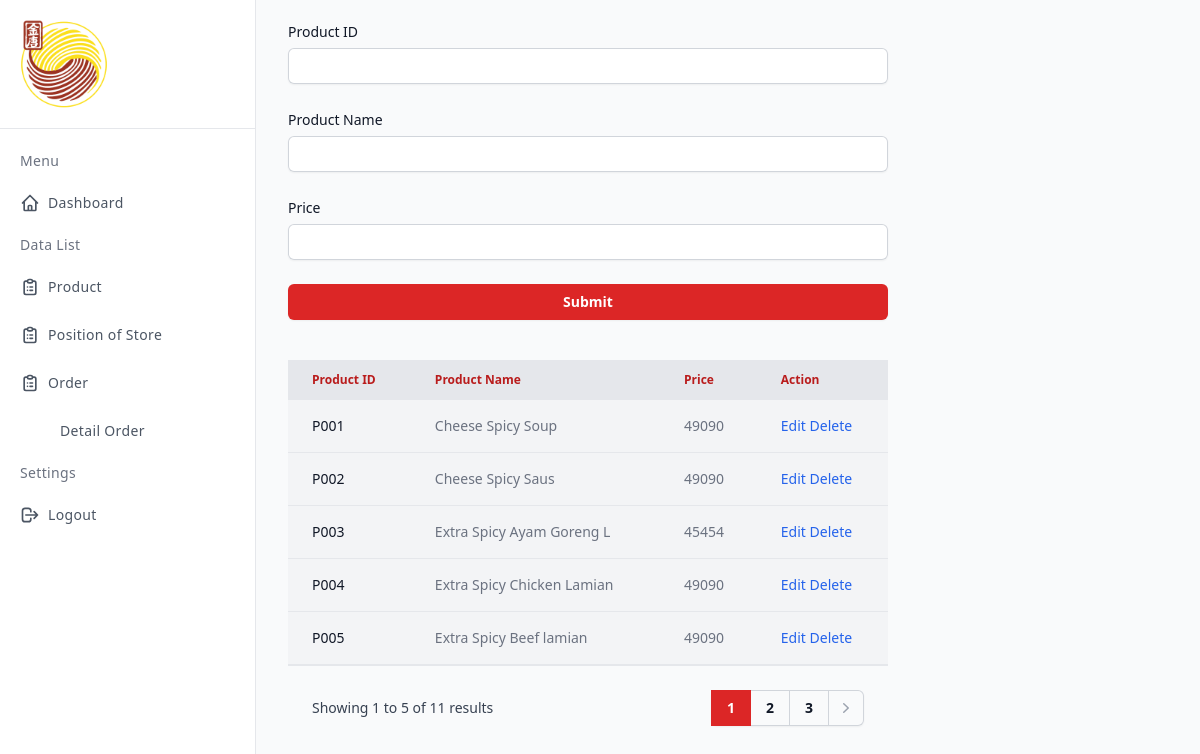
Page /produk/produk.php on the committed database.
### tables this page shows
CREATE TABLE `produk` (
  `idproduk` varchar(12) NOT NULL,
  `namaproduk` varchar(50) DEFAULT NULL,
  `hargaproduk` int(11) DEFAULT NULL
);

### produk/produk.php (the view, shortened to what this page needs)
<?php
    include '../koneksi.php';
    $dataPerPage = 5;
    $totalData = mysqli_num_rows(mysqli_query($conn, "SELECT * FROM produk"));
    $totalPage = ceil($totalData / $dataPerPage);
    $currentPage = (isset($_GET["page"]))? $_GET["page"] : 1;
    $firstData = ($currentPage - 1) * $dataPerPage;
    $lastPageItemCount = $totalData % $dataPerPage;
?>
<!DOCTYPE html>
<html lang="en">
<head>
    <script src="https://cdn.tailwindcss.com"></script>
    <link rel="stylesheet" href="../assets/style/style.css">
</head>
<body>
    <div class="min-h-screen flex flex-col flex-auto flex-shrink-0 antialiased bg-gray-50 text-gray-800">
        <div class="flex">
            <div class="fixed flex flex-col top-0 left-0 w-64 bg-white h-full border-r">
            <div class="flex p-4 h-auto border-b">
                <div class="w-24 block">
                    <img src="../assets/images/logo-golam.png" alt="">
                </div>
            </div>
            <div class="overflow-y-auto overflow-x-hidden flex-grow">
            <ul class="flex flex-col py-4 space-y-1">
                <li class="px-5">
                <div class="flex flex-row items-center h-8">
                    <div class="text-sm font-light tracking-wide text-gray-500">Menu</div>
                </div>
                </li>
                <li>
                <a href="../home.php" class="relative flex flex-row items-center h-11 focus:outline-none hover:bg-gray-50 text-gray-600 hover:text-gray-800 border-l-4 border-transparent hover:border-red-500 pr-6">
                    <span class="inline-flex justify-center items-center ml-4">
                    </span>
                    <span class="ml-2 text-sm tracking-wide truncate">Dashboard</span>
                </a>
                </li>
                <li class="px-5">
                <div class="flex flex-row items-center h-8">
                    <div class="text-sm font-light tracking-wide text-gray-500">Data List</div>
                </div>
                </li>
                <li>
                <a href="../produk/produk.php" class="relative flex flex-row items-center h-11 focus:outline-none hover:bg-gray-50 text-gray-600 hover:text-gray-800 border-l-4 border-transparent hover:border-red-500 pr-6">
                    <span class="inline-flex justify-center items-center ml-4">
                    </span>
                    <span class="ml-2 text-sm tracking-wide truncate">Product</span>
                </a>
                </li>
                <li>
                <a href="../pos/pos.php" class="relative flex flex-row items-center h-11 focus:outline-none hover:bg-gray-50 text-gray-600 hover:text-gray-800 border-l-4 border-transparent hover:border-red-500 pr-6">
                    <span class="inline-flex justify-center items-center ml-4">
                    </span>
                    <span class="ml-2 text-sm tracking-wide truncate">Position of Store</span>
                </a>
                </li>
                <li>
                <a href="../order/order.php" class="relative flex flex-row items-center h-11 focus:outline-none hover:bg-gray-50 text-gray-600 hover:text-gray-800 border-l-4 border-transparent hover:border-red-500 pr-6">
                    <span class="inline-flex justify-center items-center ml-4">
                    </span>
                    <span class="ml-2 text-sm tracking-wide truncate">Order</span>
                </a>
                </li>
                <li>
                <a href="../order/order-detail.php" class="pl-12 relative flex flex-row items-center h-11 focus:outline-none hover:bg-gray-50 text-gray-600 hover:text-gray-800 border-l-4 border-transparent hover:border-red-500 pr-6">
                    <span class="ml-2 text-sm tracking-wide truncate">Detail Order</span>
                </a>
                </li>
                <li class="px-5">
                <div class="flex flex-row items-center h-8">
                    <div class="text-sm font-light tracking-wide text-gray-500">Settings</div>
                </div>
                </li>
                <li>
                    <a href="../index.php" class="relative flex flex-row items-center h-11 focus:outline-none hover:bg-gray-50 text-gray-600 hover:text-gray-800 border-l-4 border-transparent hover:border-red-500 pr-6">
                        <span class="inline-flex justify-center items-center ml-4">
                        <svg class="w-5 h-5" fill="none" stroke="currentColor" viewBox="0 0 24 24" xmlns="http://www.w3.org/2000/svg"><path stroke-linecap="round" stroke-linejoin="round" stroke-width="2" d="M17 16l4-4m0 0l-4-4m4 4H7m6 4v1a3 3 0 01-3 3H6a3 3 0 01-3-3V7a3 3 0 013-3h4a3 3 0 013 3v1"></path></svg>
                        </span>
                        <span class="ml-2 text-sm tracking-wide truncate">Logout</span>
                    </a>
                </li>
            </ul>
            </div>
            </div>
            <div class="flex flex-grow">
                <div class="mt-5 ml-72 mx-auto w-3/6">
                    <div class="flex">
                    <form class="space-y-6 w-full" action="#" method="POST">
                        <div>
                            <label
                                for="text"
                                class="block text-sm font-medium leading-6 text-gray-900"
                                >Product ID</label
                            >
                            <div class="mt-1">
                                <input
                                    id="username"
                                    name="idproduk"
                                    type="text"
                                    required
                                    class="block w-full rounded-md border-0 py-1.5 text-gray-900 shadow-sm ring-1 ring-inset ring-gray-300 placeholder:text-gray-400 focus:ring-2 focus:ring-inset focus:ring-slate-400 sm:text-sm sm:leading-6 p-2"
                                />
                            </div>
                        </div>
                        <div>
                            <label
                                for="text"
                                class="block text-sm font-medium leading-6 text-gray-900"
                                >Product Name</label
                            >
                            <div class="mt-1">
                                <input
                                    id="username"
                                    name="namaproduk"
                                    type="text"
                                    required
                                    class="block w-full rounded-md border-0 py-1.5 text-gray-900 shadow-sm ring-1 ring-inset ring-gray-300 placeholder:text-gray-400 focus:ring-2 focus:ring-inset focus:ring-slate-400 sm:text-sm sm:leading-6 p-2"
                                />
                            </div>
                        </div>
                        <div>
                            <label
                                for="text"
                                class="block text-sm font-medium leading-6 text-gray-900"
                                >Price</label
                            >
                            <div class="mt-1">
                                <input
                                    id="username"
                                    name="hargaproduk"
                                    type="text"
                                    required
                                    class="block w-full rounded-md border-0 py-1.5 text-gray-900 shadow-sm ring-1 ring-inset ring-gray-300 placeholder:text-gray-400 focus:ring-2 focus:ring-inset focus:ring-slate-400 sm:text-sm sm:leading-6 p-2"
                                />
                            </div>
                        </div>
                        <div>
                            <button
                                type="submit"
                                name="proses"
                                class="flex w-full justify-center rounded-md bg-red-600 px-3 py-1.5 text-sm font-semibold leading-6 text-white shadow-sm hover:bg-red-500 focus-visible:outline focus-visible:outline-2 focus-visible:outline-offset-2 focus-visible:outline-slate-400"
                            >
                                Submit
                            </button>
                        </div>
                    </form>
                    </div>
                    <table class="w-full text-sm text-left text-gray-500 mt-10">
                        <thead class="text-xs text-red-700 bg-gray-200">
                            <tr>
                                <th scope="col" class="px-6 py-3">
                                    Product ID
                                </th>
                                <th scope="col" class="px-6 py-3">
                                    Product Name
                                </th>
                                <th scope="col" class="px-6 py-3">
                                    Price
                                </th>
                                <th scope="col" class="px-6 py-3">
                                    Action
                                </th>
                            </tr>
                        </thead>
                        <tbody>
                            <?php
                                include '../koneksi.php';
                                $query = mysqli_query($conn, "SELECT * FROM produk LIMIT $firstData, $dataPerPage");
                                while ($data=mysqli_fetch_array($query)){
                            ?>
                            <tr class="bg-gray-100 border-b hover:bg-gray-300 w-full">
                                <th scope="row" class="px-6 py-4 font-medium text-gray-900 whitespace-nowrap">
                                    <?php echo $data['idproduk'];?>
                                </th>
                                <td class="px-6 py-4">
                                    <?php echo $data['namaproduk'];?>
                                </td>
                                <td class="px-6 py-4">
                                    <?php echo $data['hargaproduk'];?>
                                </td>
                                <td class="px-6 py-4">
                                    <a href="produk-ubah.php?idstore=<?php echo $data['idstore'];?>" class="font-medium text-blue-600 dark:text-blue-500 hover:underline">Edit</a>
                                    <a href="produk-ubah.php?idstore=<?php echo $data['idstore'];?>" class="font-medium text-blue-600 dark:text-blue-500 hover:underline">Delete</a>
                                </td>
                            </tr>
                            <?php
                                }
                            ?>
                        </tbody>
                    </table>
                <div class="flex items-center justify-between border-t border-gray-200 px-4 pt-6 sm:px-6">
                        <div class="hidden sm:flex sm:flex-1 sm:items-center sm:justify-between">
                            <div>
                            <p class="text-sm text-gray-700">
                                Showing
                                <span class="font-medium"><?= $firstData + 1?></span>
                                to
                                <span class="font-medium">
                                <?php if ($currentPage == $totalPage): ?>
                                    <?= $firstData + $lastPageItemCount; ?>
                                <?php else : ?>
                                    <?= $firstData + $dataPerPage; ?>
                                <?php endif; ?>
                                </span>
                                of
                                <span class="font-medium"><?= $totalData ?></span>
                                results
                            </p>
                            </div>
                            <div>
                            <nav class="isolate inline-flex -space-x-px rounded-md shadow-sm" aria-label="Pagination">
                                <?php for($i = 1; $i <= $totalPage; $i++) :?>
                                <?php if($i == $currentPage) :?>
                                <a href="?page=<?= $i; ?>" aria-current="page" class="relative z-10 inline-flex items-center bg-red-600 px-4 py-2 text-sm font-semibold text-white focus:z-20 focus-visible:outline focus-visible:outline-2 focus-visible:outline-offset-2 focus-visible:outline-indigo-600"><?= $i; ?></a>
                                <?php else:?>
                                <a href="?page=<?= $i; ?>" class="relative inline-flex items-center px-4 py-2 text-sm font-semibold text-gray-900 ring-1 ring-inset ring-gray-300 hover:bg-gray-50 focus:z-20 focus:outline-offset-0"><?= $i; ?></a>
                                <?php endif;?>
                                <?php endfor; ?>
                                <?php if ($currentPage < $totalPage) : ?>
                                <a href="?page=<?= $currentPage + 1; ?>" class="relative inline-flex items-center rounded-r-md px-2 py-2 text-gray-400 ring-1 ring-inset ring-gray-300 hover:bg-gray-50 focus:z-20 focus:outline-offset-0">
                                <svg class="h-5 w-5" viewBox="0 0 20 20" fill="currentColor" aria-hidden="true">
                                    <path fill-rule="evenodd" d="M7.21 14.77a.75.75 0 01.02-1.06L11.168 10 7.23 6.29a.75.75 0 111.04-1.08l4.5 4.25a.75.75 0 010 1.08l-4.5 4.25a.75.75 0 01-1.06-.02z" clip-rule="evenodd" />
                                </svg>
                                </a>
                                <?php endif; ?>
                            </nav>
                            </div>
                        </div>
                    </div>
                </div>
            </div>
        </div>
    </div>
</body>
</html>

### rows in the picture
produk: idproduk "P001", namaproduk "Cheese Spicy Soup", hargaproduk "49090"
produk: idproduk "P002", namaproduk "Cheese Spicy Saus", hargaproduk "49090"
produk: idproduk "P003", namaproduk "Extra Spicy Ayam Goreng L", hargaproduk "45454"
produk: idproduk "P004", namaproduk "Extra Spicy Chicken Lamian", hargaproduk "49090"
produk: idproduk "P005", namaproduk "Extra Spicy Beef lamian", hargaproduk "49090"

### other values in the picture
$firstData + 1 "1"
$firstData + $dataPerPage "5"
$totalData "11"
